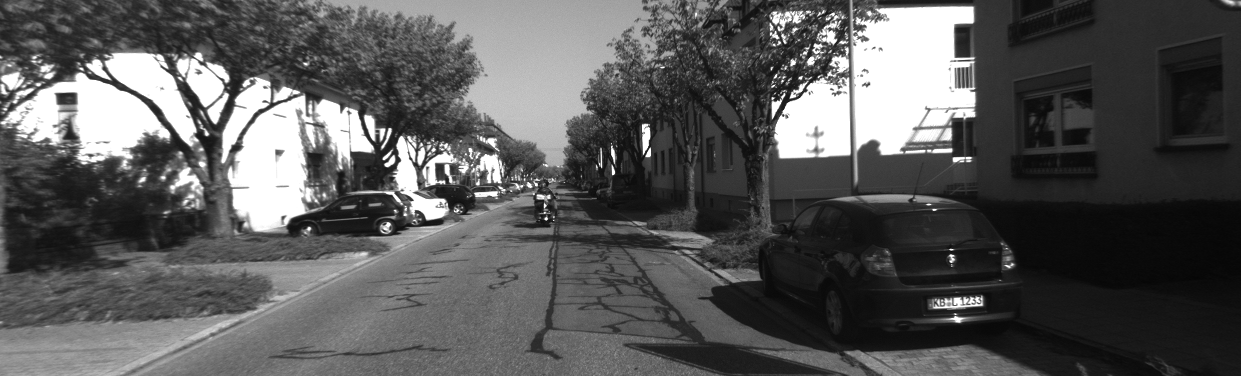
//> input picture flow/png/000001.png, 1241 x 376 px
$ ./multi_flow png/000001.png png/000002.png   (built with g++ and OpenCV 4)
//> lines starting //> are read from the running program, lines starting //| are printed output that depends on the picture

#include <opencv2/calib3d.hpp>
#include <opencv2/core/types.hpp>
#include <opencv2/features2d.hpp>
#include <opencv2/highgui.hpp>
#include <opencv2/imgcodecs.hpp>
#include <opencv2/opencv.hpp>
#define FMT_HEADER_ONLY
#include <Eigen/Dense>
#include <Eigen/src/Core/Matrix.h>
#include <chrono>
#include <iostream>
#include <vector>

using namespace std;
using namespace cv;

vector<KeyPoint> keypoint_extraction(Mat img);
void optical_flow(Mat img_1, Mat img_2, vector<KeyPoint> &keypoints,
                  vector<KeyPoint> &keypoints_2);

void multi_optical_flow(Mat img_1, Mat img_2, vector<KeyPoint> &keypoints,
                        vector<KeyPoint> &keypoints_2);

int main(int argc, char **argv) {
  Mat img_1 = imread(argv[1], 0);
//> img_1 is the input picture: 376 rows x 1241 cols, CV_8UC1; min 5, max 255, mean 88.4
  Mat img_2 = imread(argv[2], 0);
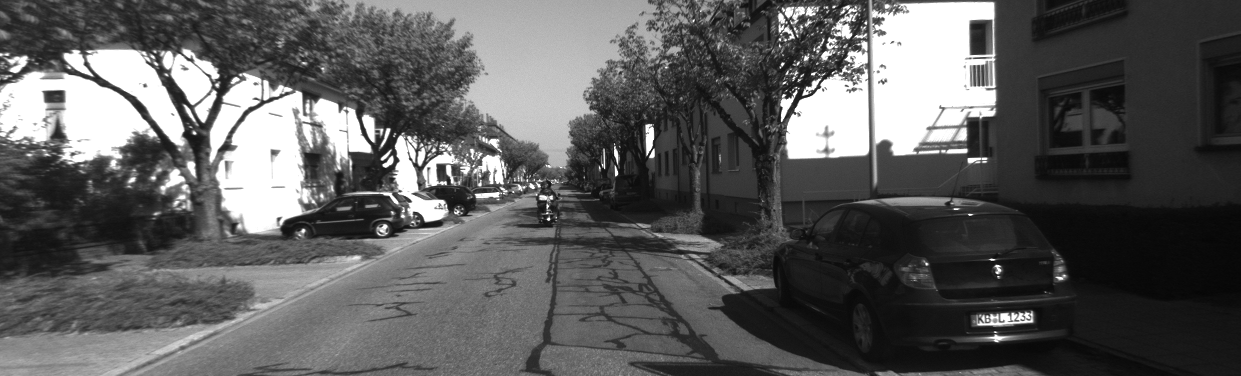
//> input picture flow/png/000002.png, 1241 x 376 px
//> img_2 is the input picture: 376 rows x 1241 cols, CV_8UC1; min 5, max 255, mean 91.7
  vector<KeyPoint> keypoints_2;
  vector<KeyPoint> keypoints = keypoint_extraction(img_1);
//> in keypoint_extraction, `detector->detect(img, keypoints);`: keypoints = 366 keypoints; strongest (x, y, size): (546, 219, 3), (612, 174, 3), (383, 159, 3), (646, 156, 3)
  multi_optical_flow(img_1, img_2, keypoints, keypoints_2);
  cout << "finish" << endl;
  Mat outImg;
  Mat outImg2;
  drawKeypoints(img_1, keypoints, outImg);
  drawKeypoints(img_2, keypoints_2, outImg2);
  imshow("ORB keypoints", outImg);
  imshow("ORB keypoints2", outImg2);
  waitKey(0);
}

vector<KeyPoint> keypoint_extraction(Mat img) {
  vector<KeyPoint> keypoints;
  Mat descriptors;
  Ptr<GFTTDetector> detector = GFTTDetector::create(500, 0.01, 20);
  detector->detect(img, keypoints);
  return keypoints;
}

inline float GetPixelValue(const cv::Mat &img, float x, float y) {
  // boundary check
  if (x < 0)
    x = 0;
  if (y < 0)
    y = 0;
  if (x >= img.cols)
    x = img.cols - 1;
  if (y >= img.rows)
    y = img.rows - 1;
  uchar *data = &img.data[int(y) * img.step + int(x)];
  float xx = x - floor(x);
  float yy = y - floor(y);
  return float((1 - xx) * (1 - yy) * data[0] + xx * (1 - yy) * data[1] +
               (1 - xx) * yy * data[img.step] + xx * yy * data[img.step + 1]);
}

void optical_flow(Mat img_1, Mat img_2, vector<KeyPoint> &keypoints,
                  vector<KeyPoint> &keypoints_2) {
  int patch_size = 4;
  int iterations = 10;
  keypoints_2.resize(keypoints.size());

  for (int i = 0; i < keypoints.size(); i++) {
    KeyPoint kp = keypoints[i];
    KeyPoint kp2 = keypoints_2[i];
    double dx = kp2.pt.x - kp.pt.x;
    double dy = kp2.pt.y - kp.pt.y;
    double error;
    for (int iter = 0; iter < iterations; iter++) {
      Eigen::Vector<double, 2> J = Eigen::Vector<double, 2>::Zero();
      Eigen::Matrix<double, 2, 2> H = Eigen::Matrix<double, 2, 2>::Zero();
      Eigen::Vector<double, 2> g = Eigen::Vector<double, 2>::Zero();
      for (int x = -patch_size; x < patch_size; x++)
        for (int y = -patch_size; y < patch_size; y++) {
          error = GetPixelValue(img_1, kp.pt.x + x, kp.pt.y + y) -
                  GetPixelValue(img_2, kp.pt.x + dx + x, kp.pt.y + dy + y);
          J = -0.5 *
              Eigen::Vector<double, 2>(
                  GetPixelValue(img_2, kp.pt.x + dx + x + 1, kp.pt.y + dy + y) -
                      GetPixelValue(img_2, kp.pt.x + dx + x - 1,
                                    kp.pt.y + dy + y),
                  GetPixelValue(img_2, kp.pt.x + dx + x, kp.pt.y + dy + y + 1) -
                      GetPixelValue(img_2, kp.pt.x + dx + x,
                                    kp.pt.y + dy + y - 1));
          H += J * J.transpose();
          g += -J * error;
        }
      Eigen::Vector2d update = H.ldlt().solve(g);
      dx += update[0];
      dy += update[1];
    }
    keypoints_2[i].pt = kp.pt + Point2f(dx, dy);
  }
}

void multi_optical_flow(Mat img_1, Mat img_2, vector<KeyPoint> &keypoints,
                        vector<KeyPoint> &keypoints_2) {
  int layers = 4;
  double scale = 0.5;
  double scales[] = {1.0, 0.5, 0.25, 0.125};
  vector<Mat> imgs1;
  vector<Mat> imgs2;
  Mat img1 = img_1;
  Mat img2 = img_2;
  for (int i = 0; i < layers; i++) {
    imgs1.push_back(img1);
    imgs2.push_back(img2);
    resize(img1, img1, Size(img1.cols * scale, img1.rows * scale));
    resize(img2, img2, Size(img2.cols * scale, img2.rows * scale));
  }
//> this loop made 4 passes
//> pass 1, in multi_optical_flow, `resize(img1, img1, Size(img1.cols * scale, img1.rows * scale));`:
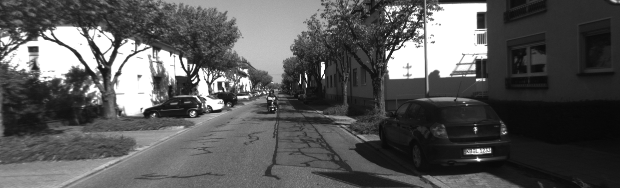
//> img1: 188 rows x 620 cols, CV_8UC1; min 6, max 255, mean 88.4
//> pass 1, in multi_optical_flow, `resize(img2, img2, Size(img2.cols * scale, img2.rows * scale));`:
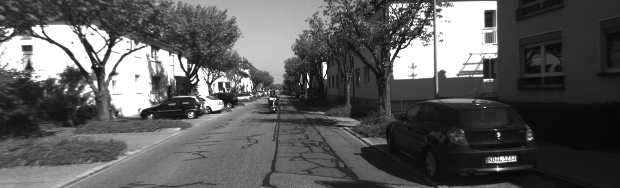
//> img2: 188 rows x 620 cols, CV_8UC1; min 7, max 255, mean 91.6
//> after the loop:
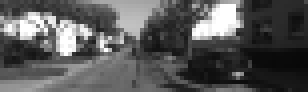
//> img1: 23 rows x 77 cols, CV_8UC1 (shown 4 times larger); min 8, max 255, mean 88.2
//> after the loop:
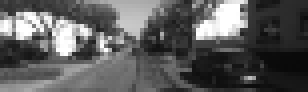
//> img2: 23 rows x 77 cols, CV_8UC1 (shown 4 times larger); min 9, max 255, mean 91.8

  vector<KeyPoint> kp1, kp2;
  for (auto &kp : keypoints) {
    auto kp_top = kp;
    kp_top.pt *= scales[layers - 1];
    kp1.push_back(kp_top);
    kp2.push_back(kp_top);
  }
//> this loop made 366 passes
//> after the loop, kp1 = 366 keypoints; strongest (x, y, size): (68, 27, 3), (76, 22, 3), (48, 20, 3), (81, 20, 3); kp2 has the same summary as kp1

  for (int i = 0; i < layers; i++) {

    optical_flow(imgs1[layers - i - 1], imgs2[layers - i - 1], kp1, kp2);

    Mat outImg, outImg2;
    // [5 lines of commented-out code are left out]
    if (i != layers - 1) {
      for (auto &kp : kp1)
        kp.pt /= scale;
      for (auto &kp : kp2)
        kp.pt /= scale;
    }
  }
  for (auto &kp : kp2)
    keypoints_2.push_back(kp);
//> this loop made 366 passes
//> kp on passes 1 to 3: keypoint at (548.5, 219.4), size 3, keypoint at (615.1, 175), size 3, keypoint at (381.2, 159.4), size 3
//> after the loop, keypoints_2 = 366 keypoints; strongest (x, y, size): (548, 219, 3), (615, 175, 3), (381, 159, 3), (650, 157, 3)
//> in main, `drawKeypoints(img_1, keypoints, outImg);`:
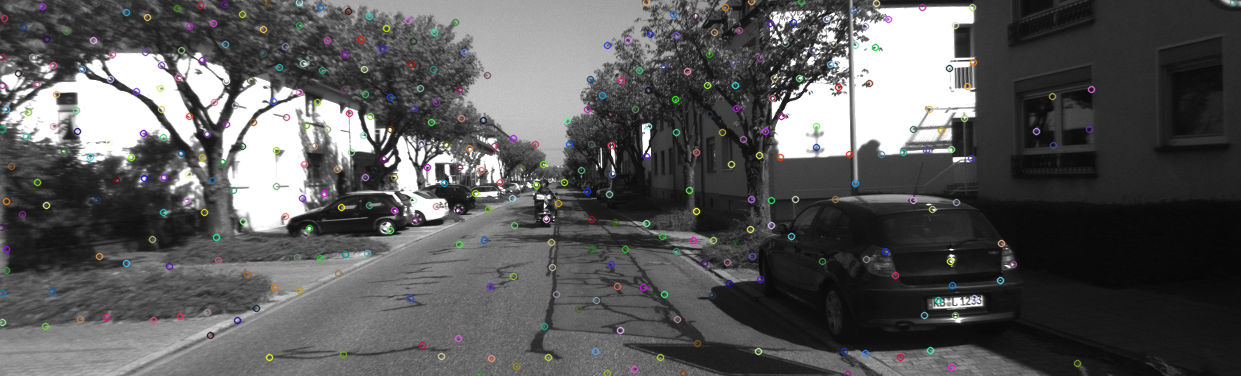
//> outImg: 376 rows x 1241 cols, CV_8UC3; mean B, G, R 88.9, 88.9, 88.9
//> in main, `drawKeypoints(img_2, keypoints_2, outImg2);`:
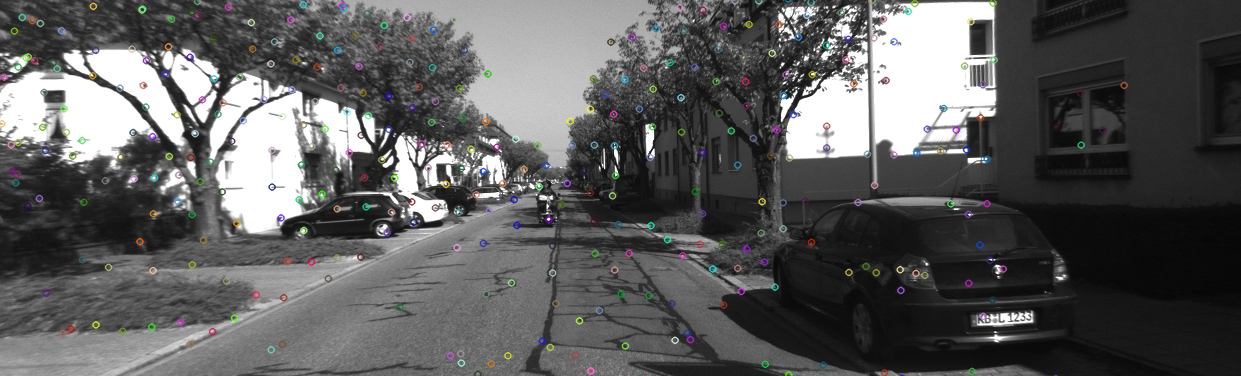
//> outImg2: 376 rows x 1241 cols, CV_8UC3; mean B, G, R 92, 92.1, 92
}
